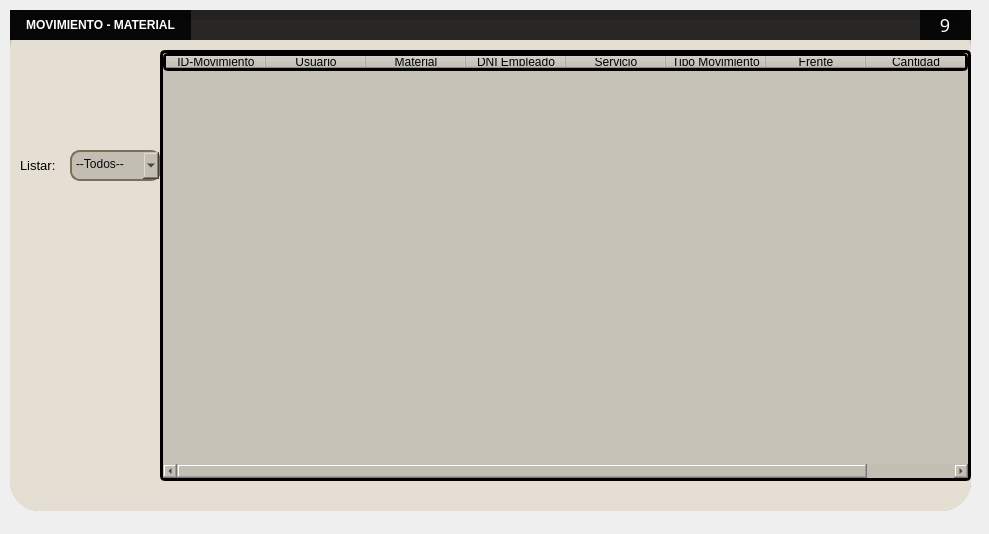
<?xml version="1.0" encoding="UTF-8"?>
<ui version="4.0">
 <class>MainWindow</class>
 <widget class="QMainWindow" name="MainWindow">
  <property name="geometry">
   <rect>
    <x>0</x>
    <y>0</y>
    <width>989</width>
    <height>534</height>
   </rect>
  </property>
  <property name="windowTitle">
   <string>MainWindow</string>
  </property>
  <widget class="QWidget" name="centralwidget">
   <widget class="QWidget" name="widget" native="true">
    <property name="geometry">
     <rect>
      <x>0</x>
      <y>0</y>
      <width>981</width>
      <height>521</height>
     </rect>
    </property>
    <property name="styleSheet">
     <string notr="true"/>
    </property>
    <widget class="QFrame" name="frame">
     <property name="geometry">
      <rect>
       <x>10</x>
       <y>10</y>
       <width>961</width>
       <height>501</height>
      </rect>
     </property>
     <property name="styleSheet">
      <string notr="true">
background-color: rgb(195, 190, 180);
border-radius:30px
</string>
     </property>
     <property name="frameShape">
      <enum>QFrame::StyledPanel</enum>
     </property>
     <property name="frameShadow">
      <enum>QFrame::Raised</enum>
     </property>
     <widget class="QWidget" name="widget_3" native="true">
      <property name="geometry">
       <rect>
        <x>0</x>
        <y>0</y>
        <width>961</width>
        <height>30</height>
       </rect>
      </property>
      <property name="styleSheet">
       <string notr="true">background-color:rgba(0,0,0,210);
</string>
      </property>
      <widget class="QWidget" name="horizontalWidget_5" native="true">
       <property name="geometry">
        <rect>
         <x>990</x>
         <y>0</y>
         <width>81</width>
         <height>30</height>
        </rect>
       </property>
       <property name="styleSheet">
        <string notr="true">QPushButton{
	background-color:rgba(0,0,0,0);
	color:rgb(255,255,255);
	border-radius:1px;
	font-size:18px;
	font-family:dripicons-v2;
}

QPushButton:hover{
	background-color:rgb(49,48,53)
}

QPushButton#cerrar:hover{
	background-color:rgb(232,17,25)
}

QpushButton:pressed{
	padding-top:5px;
 	padding-left:5px;
}
</string>
       </property>
       <layout class="QHBoxLayout" name="horizontalLayout_5">
        <property name="spacing">
         <number>0</number>
        </property>
        <property name="leftMargin">
         <number>0</number>
        </property>
        <property name="topMargin">
         <number>0</number>
        </property>
        <property name="rightMargin">
         <number>0</number>
        </property>
        <property name="bottomMargin">
         <number>0</number>
        </property>
       </layout>
      </widget>
      <widget class="QLabel" name="label_4">
       <property name="geometry">
        <rect>
         <x>0</x>
         <y>0</y>
         <width>181</width>
         <height>30</height>
        </rect>
       </property>
       <property name="font">
        <font>
         <pointsize>9</pointsize>
         <weight>75</weight>
         <bold>true</bold>
        </font>
       </property>
       <property name="styleSheet">
        <string notr="true">color:rgba(255,255,255,255)</string>
       </property>
       <property name="text">
        <string>&lt;html&gt;&lt;head/&gt;&lt;body&gt;&lt;p align=&quot;center&quot;&gt;MOVIMIENTO - MATERIAL&lt;/p&gt;&lt;/body&gt;&lt;/html&gt;</string>
       </property>
      </widget>
      <widget class="QWidget" name="horizontalWidget_6" native="true">
       <property name="geometry">
        <rect>
         <x>910</x>
         <y>0</y>
         <width>51</width>
         <height>30</height>
        </rect>
       </property>
       <property name="styleSheet">
        <string notr="true">QPushButton{
	background-color:rgba(0,0,0,0);
	color:rgb(255,255,255);
	border-radius:1px;
	font-size:18px;
	font-family:dripicons-v2;
}

QPushButton:hover{
	background-color:rgb(49,48,53)
}

QPushButton#cerrar:hover{
	background-color:rgb(232,17,25)
}

QpushButton:pressed{
	padding-top:5px;
 	padding-left:5px;
}
</string>
       </property>
       <layout class="QHBoxLayout" name="horizontalLayout_6">
        <property name="spacing">
         <number>0</number>
        </property>
        <property name="leftMargin">
         <number>0</number>
        </property>
        <property name="topMargin">
         <number>0</number>
        </property>
        <property name="rightMargin">
         <number>0</number>
        </property>
        <property name="bottomMargin">
         <number>0</number>
        </property>
        <item>
         <widget class="QPushButton" name="btnCerrar">
          <property name="minimumSize">
           <size>
            <width>30</width>
            <height>30</height>
           </size>
          </property>
          <property name="maximumSize">
           <size>
            <width>30</width>
            <height>30</height>
           </size>
          </property>
          <property name="text">
           <string>9</string>
          </property>
         </widget>
        </item>
       </layout>
      </widget>
     </widget>
     <widget class="QLabel" name="label_5">
      <property name="geometry">
       <rect>
        <x>0</x>
        <y>10</y>
        <width>961</width>
        <height>491</height>
       </rect>
      </property>
      <property name="styleSheet">
       <string notr="true">background-color: rgb(228, 222, 211);
border-radius:30px</string>
      </property>
      <property name="text">
       <string/>
      </property>
     </widget>
     <widget class="QTableWidget" name="tblListaMaterial">
      <property name="geometry">
       <rect>
        <x>150</x>
        <y>40</y>
        <width>811</width>
        <height>431</height>
       </rect>
      </property>
      <property name="sizePolicy">
       <sizepolicy hsizetype="Expanding" vsizetype="Expanding">
        <horstretch>0</horstretch>
        <verstretch>0</verstretch>
       </sizepolicy>
      </property>
      <property name="styleSheet">
       <string notr="true">border-radius:5px;
border: 3px solid  #000000;
background-color: rgb(199, 194, 184);
</string>
      </property>
      <column>
       <property name="text">
        <string>ID-Movimiento</string>
       </property>
      </column>
      <column>
       <property name="text">
        <string>Usuario</string>
       </property>
      </column>
      <column>
       <property name="text">
        <string>Material</string>
       </property>
      </column>
      <column>
       <property name="text">
        <string>DNI Empleado</string>
       </property>
      </column>
      <column>
       <property name="text">
        <string>Servicio</string>
       </property>
      </column>
      <column>
       <property name="text">
        <string>Tipo Movimiento</string>
       </property>
      </column>
      <column>
       <property name="text">
        <string>Frente</string>
       </property>
      </column>
      <column>
       <property name="text">
        <string>Cantidad</string>
       </property>
      </column>
      <column>
       <property name="text">
        <string>Fecha</string>
       </property>
      </column>
     </widget>
     <widget class="QLabel" name="label_6">
      <property name="geometry">
       <rect>
        <x>0</x>
        <y>30</y>
        <width>161</width>
        <height>91</height>
       </rect>
      </property>
      <property name="styleSheet">
       <string notr="true">background-image: url(:/newPrefix/Marohuma_icono.png);
background-color: rgb(228, 222, 211);</string>
      </property>
      <property name="text">
       <string/>
      </property>
      <property name="pixmap">
       <pixmap resource="Imagenes/QT_imagenes.qrc">:/newPrefix/Marohuma_icono.png</pixmap>
      </property>
      <property name="scaledContents">
       <bool>true</bool>
      </property>
     </widget>
     <widget class="QComboBox" name="cboListar">
      <property name="geometry">
       <rect>
        <x>60</x>
        <y>140</y>
        <width>91</width>
        <height>31</height>
       </rect>
      </property>
      <property name="styleSheet">
       <string notr="true">background-color: rgb(195, 190, 180);
border:1.5px solid #7c6e59;
border-radius:10px;
color:rgba(0,0,0,240);
padding-bottom:4px;
padding-left:4px</string>
      </property>
      <item>
       <property name="text">
        <string>--Todos--</string>
       </property>
      </item>
      <item>
       <property name="text">
        <string>Entrada</string>
       </property>
      </item>
      <item>
       <property name="text">
        <string>Salida</string>
       </property>
      </item>
     </widget>
     <widget class="QLabel" name="label">
      <property name="geometry">
       <rect>
        <x>10</x>
        <y>140</y>
        <width>51</width>
        <height>31</height>
       </rect>
      </property>
      <property name="styleSheet">
       <string notr="true">background-color: rgb(228, 222, 211);</string>
      </property>
      <property name="text">
       <string>&lt;html&gt;&lt;head/&gt;&lt;body&gt;&lt;p&gt;&lt;span style=&quot; font-size:10pt;&quot;&gt;Listar:&lt;/span&gt;&lt;/p&gt;&lt;/body&gt;&lt;/html&gt;</string>
      </property>
     </widget>
     <zorder>label_5</zorder>
     <zorder>widget_3</zorder>
     <zorder>label_6</zorder>
     <zorder>label</zorder>
     <zorder>cboListar</zorder>
     <zorder>tblListaMaterial</zorder>
    </widget>
   </widget>
  </widget>
 </widget>
 <resources>
  <include location="Imagenes/QT_imagenes.qrc"/>
  <include location="Imagenes/QT_imagenes.qrc"/>
 </resources>
 <connections/>
</ui>
